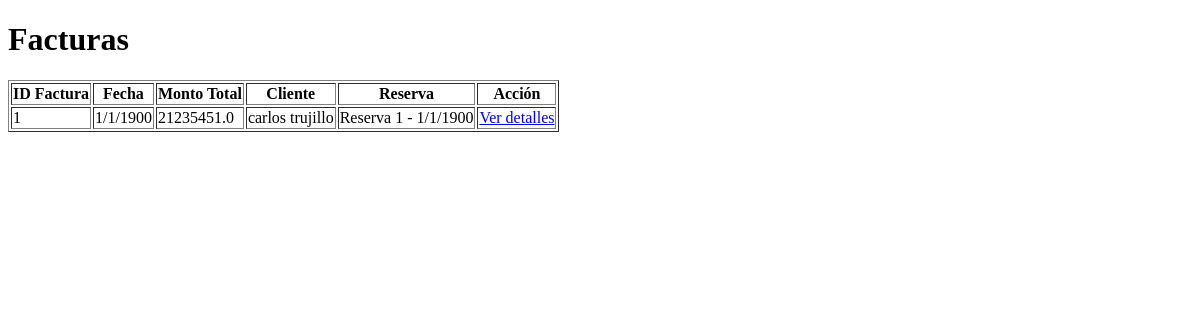
The page /facturas/ on the database as committed earlier.
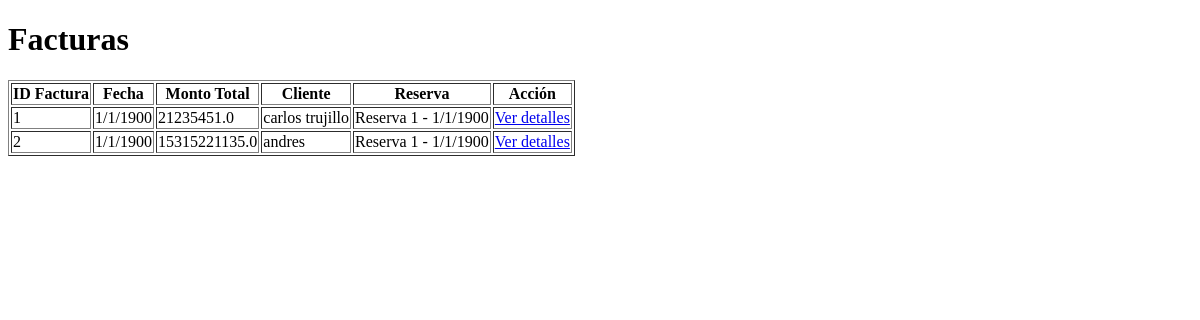
The same page on the database as committed later.
### Aseo/models.py (models this page shows, shortened)
class Factura(models.Model):
    id_factura = models.AutoField(primary_key=True)
    fecha = models.CharField(max_length=100)
    monto_total = models.FloatField()
    id_cliente = models.ForeignKey(Cliente, on_delete=models.CASCADE)
    id_reserva = models.ForeignKey(Reserva, on_delete=models.CASCADE)

class Cliente(models.Model):
    id_cliente = models.AutoField(primary_key=True)
    nombre_cliente = models.CharField(max_length=100)
    email = models.EmailField()
    telefono = models.IntegerField()
    direccion = models.CharField(max_length=255)
    def __str__(self):
        return self.nombre_cliente

class Reserva(models.Model):
    id_reserva = models.AutoField(primary_key=True)
    fecha = models.CharField(max_length=100)
    hora = models.CharField(max_length=100)
    telefono = models.IntegerField()
    id_servicio = models.ForeignKey(Servicio, on_delete=models.CASCADE)
    id_empleado = models.ForeignKey(Empleado, on_delete=models.CASCADE)
    id_cliente = models.ForeignKey(Cliente, on_delete=models.CASCADE)
    def __str__(self):
        return f"Reserva {self.id_reserva} - {self.fecha}"

### Aseo/views.py (the view)
# urls.py: path('facturas/', views.lista_facturas, name='lista_facturas'),
def lista_facturas(request):
    facturas = Factura.objects.all()
    context = {'facturas': facturas}
    return render(request, 'facturas/lista_facturas.html', context)

### Aseo/templates/facturas/lista_facturas.html (shortened to what this page needs)
<!DOCTYPE html>
<html lang="en">
<head>
</head>
<body>
    <h1>Facturas</h1>
    <table border="1">
        <thead>
            <tr>
                <th>ID Factura</th>
                <th>Fecha</th>
                <th>Monto Total</th>
                <th>Cliente</th>
                <th>Reserva</th>
                <th>Acción</th>
            </tr>
        </thead>
        <tbody>
            {% for factura in facturas %}
            <tr>
                <td>{{ factura.id_factura }}</td>
                <td>{{ factura.fecha }}</td>
                <td>{{ factura.monto_total }}</td>
                <td>{{ factura.id_cliente }}</td>
                <td>{{ factura.id_reserva }}</td>
                <td><a href="{% url 'detalle_factura' factura.id_factura %}">Ver detalles</a></td>
            </tr>
            {% endfor %}
        </tbody>
    </table>
</body>
</html>

Rows that differ between the two databases and show on the page:
added Factura: id_factura "2", fecha "1/1/1900", monto_total "15315221135.0", id_cliente "andres", id_reserva "Reserva 1 - 1/1/1900"
